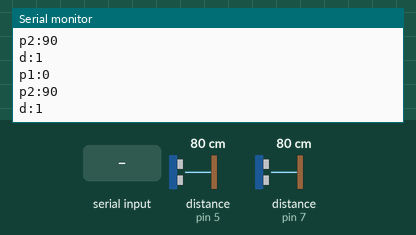
Bench run of a sketch on a simulated Arduino Uno, built with avr-gcc and run on an emulated ATmega328P. Shown: the last lines printed to the serial monitor. The test bench sets the inputs (shaded band); at power-on: distance to the obstacle (sensors on pin 5, pin 7) 80 cm. The echo pulse lasts 58.3 µs per cm; no radio packets arrive unless stated.

Above: at 1.2 s.
1.3 s: distance to the obstacle (sensor on pin 5) set to 9 cm
At 1.73 s:
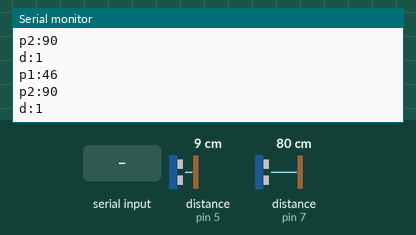
2.8 s: distance to the obstacle (sensor on pin 7) set to 9 cm
At 3.23 s:
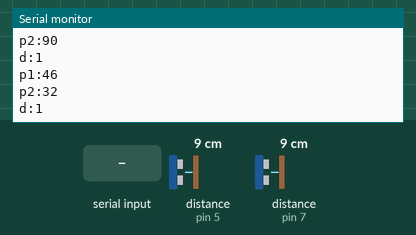
4.3 s: "1" received over Serial
At 4.49 s:
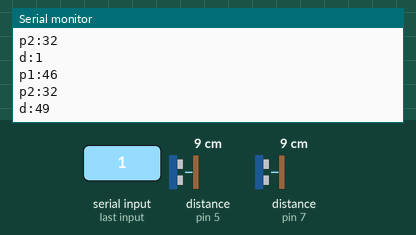
5.8 s: "0" received over Serial
At 6.0 s:
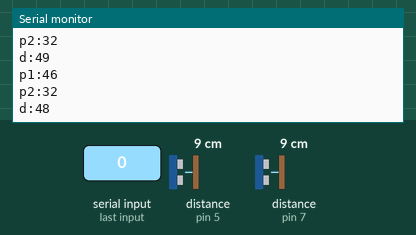
7.3 s: distance to the obstacle (sensor on pin 5) set to 18 cm
At 7.51 s:
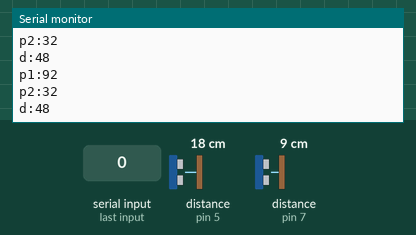
8.8 s: distance to the obstacle (sensor on pin 7) set to 18 cm
At 9.03 s:
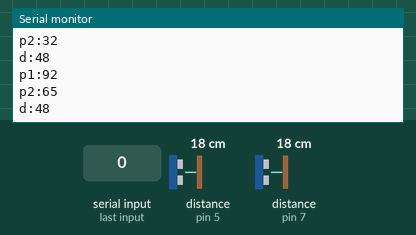
Timing chart, 0 to 11.3 s (numbered marks = the images above; inputs shaded):
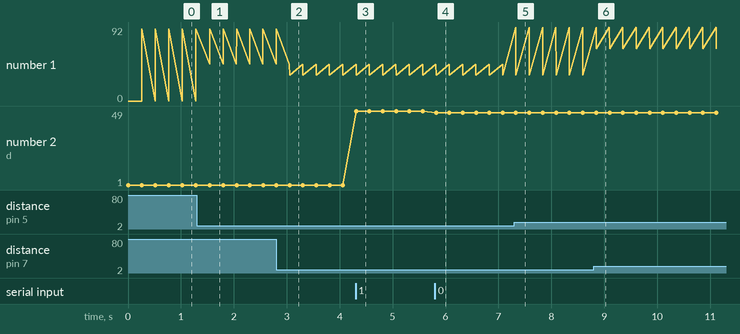

Measured:
- after the input at 1.3 s, the serial monitor: prints a new line after 0.24 s (image 1)
- after the input at 2.8 s, the serial monitor: prints a new line after 0.25 s (image 2)
- after the input at 4.3 s, the serial monitor: prints a new line at once (image 3)
- after the input at 5.8 s, the serial monitor: prints a new line at once (image 4)
- after the input at 7.3 s, the serial monitor: prints a new line at once (image 5)
- after the input at 8.8 s, the serial monitor: prints a new line after 0.05 s (image 6)
- plotted number 1: 90 → 46 after the input at 1.3 s, 46 → 32 after the input at 2.8 s, 32 → 65 after the input at 8.8 s
- plotted number 2: 1 → 49 after the input at 4.3 s, 49 → 48 after the input at 5.8 s

The sketch:

emissor.ino
```cpp
#include <SPI.h>
#include <nRF24L01.h>
#include <RF24.h>
#include <Ultrasonic.h>
#include <math.h>

#define ultra_pin_trigger_1 4
#define ultra_pin_echo_1 5
#define ultra_pin_trigger_2 6
#define ultra_pin_echo_2 7
#define rf_ce 9
#define rf_cs 10

float max_distance_turn = 50.0f;
float time_out_turn = (max_distance_turn * 1.025f) * 58;
float max_distance_speed = 50.0f;
float time_out_speed = (max_distance_speed * 1.025f) * 58;
float min_distance = 5.0f;

Ultrasonic ultrasonic_1(ultra_pin_trigger_1, ultra_pin_echo_1, time_out_turn);
Ultrasonic ultrasonic_2(ultra_pin_trigger_2, ultra_pin_echo_2, time_out_speed);
RF24 radio(rf_ce,rf_cs);

int data[3];
const uint64_t pipe = 0xE8E8F0F0E1LL;
long previous = 0;

void setup(){
  data[2] = 1; // starts with forward
  Serial.begin(57600);
  radio.begin();
  radio.openWritingPipe(pipe);
  radio.setPALevel(RF24_PA_MAX);
  radio.setDataRate(RF24_250KBPS);
  radio.setChannel(108);
  send_all();
}

void loop(){
  // send to serial and radio
  unsigned long currentTime = millis();
  if (currentTime - previous >= 250) {
    // send
    send_serial();
    // save time
    previous = currentTime;
  }

  // send radio
  send_radio();

  // receive serial
  read_serial();

  float dist_1 = get_distance(ultrasonic_1);
  float dist_2 = get_distance(ultrasonic_2);

  data[0] = calc_accelerate(dist_1);
  data[1] = calc_turn(dist_2);
}

float get_distance(Ultrasonic ultra) {
  // long microsec = ultra.timing();
  // return ultra.convert(microsec, Ultrasonic::CM);
  return ultra.Ranging(CM);
}

int calc_accelerate(float dist) {
  float value = 0.0f;

  if (dist > max_distance_speed || dist < min_distance) {
    value = 0.0f;

  } else {
    value = (255.0f / max_distance_speed) * dist;
  }

  return round(value);
}

int calc_turn(float dist) {
  float value;

  if ((dist > max_distance_turn) || (dist < min_distance)) {
    value = 90.0f;

  } else {
    value = (180.0f / max_distance_turn) * dist;
  }

  // Limit max value
  if (value < 20.0f) {
    value = 20.0f;
  } else if (value > 160.0f) {
    value = 160.0f;
  }

  return round(value);
}

boolean send_all() {
  boolean sr = send_radio();
  boolean ss = send_serial();

  return sr && ss;
}

boolean send_radio() {
  radio.write(data, sizeof(data));

  return true;
}

boolean send_serial() {
  Serial.println("p1:" + String(data[0], DEC));
  Serial.println("p2:" + String(data[1], DEC));
  Serial.println("d:" + String(data[2], DEC));

  return true;
}

void read_serial() {
  if(Serial.available() > 0) {
    int serial_data = Serial.read();
    data[2] = serial_data;
  }
}
```
